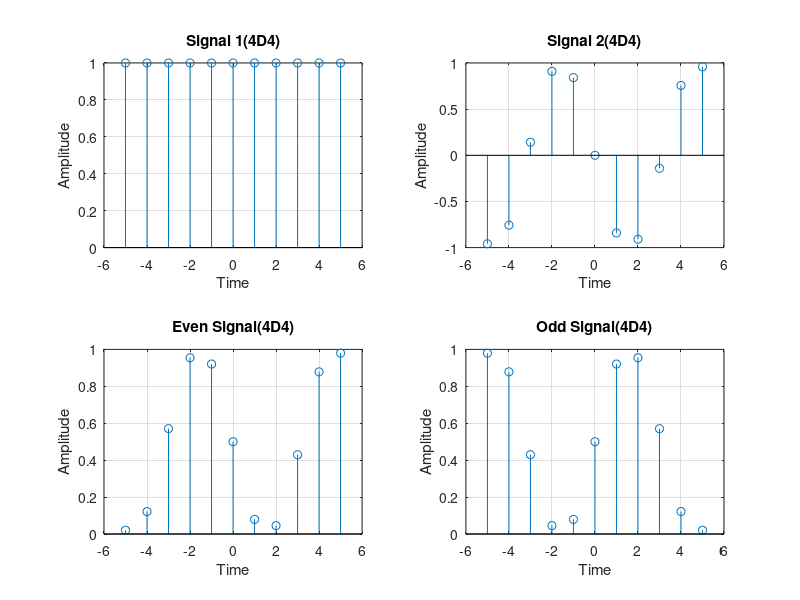

The MATLAB script that drew this image:
clear all
close all

t = -5:1:5;

x1 = exp(1i*2*pi.*t);  %Exponential Signal
%x1 = cos(t);           Cosine Signal
%x1 = sin(t);           Sine Signal
subplot(2,2,1);
stem(t,x1);
xlabel("Time");
ylabel("Amplitude");
title("Signal 1(4D4)");
grid;

%x2 = exp((-1i)*2*pi.*t);   Exponential Signal
%x2 = cos(-t);           Cosine Signal
x2  = sin(-t);          %Sine Signal
subplot(2,2,2);
stem(t,x2);
xlabel("Time");
ylabel("Amplitude");
title("Signal 2(4D4)");
grid;

if(x1==x2)
    disp("The given Signal is Even");
    
else if(x1==-x2)
    disp("The given Signal is Odd");

else
    disp("The given Signal is Neither Even Nor Odd");

end
end
xe = (x1+x2)/2;

subplot(2,2,3);
stem(t,xe);
xlabel("Time");
ylabel("Amplitude");
title("Even Signal(4D4)");
grid;

xo = (x1-x2)/2;

subplot(2,2,4);
stem(t,xo);
xlabel("Time");
ylabel("Amplitude");
title("Odd Signal(4D4)");
grid;
